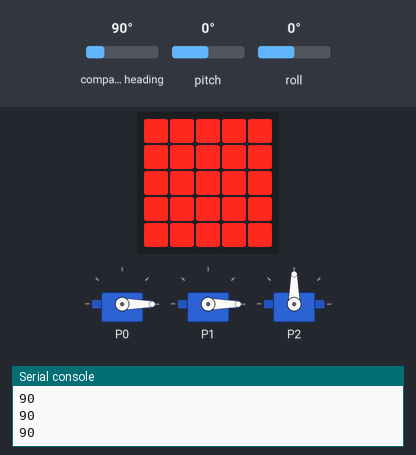
A program run on a simulated BBC micro:bit (MakeCode). Parts: the board's 5×5 LED display, 3 × servo, the last lines printed to the serial console. The inputs (shaded band) are chosen by the test bench; at power-on: compass heading 90°, pitch 0°, roll 0°. The compass is already calibrated.

Above: at 1.2 s.
1.3 s: compass heading set to 7°
At 2.5 s:
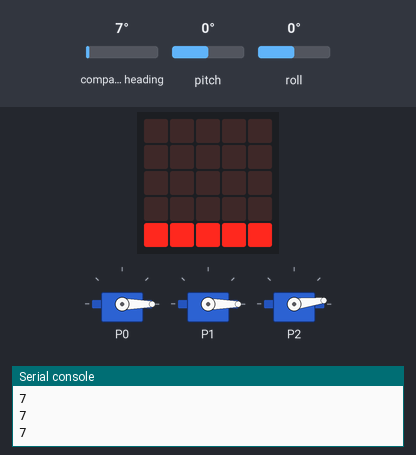
2.8 s: pitch set to -87°
4.3 s: pitch set to -96°
At 5.5 s:
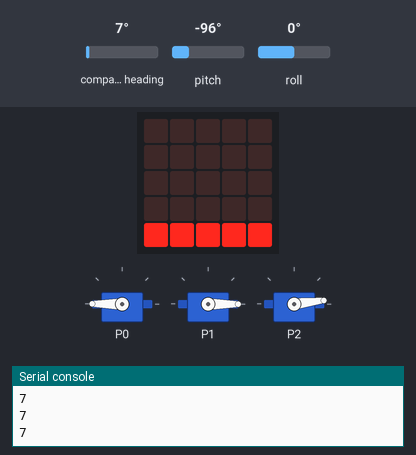
5.8 s: roll set to 90°
At 7.0 s:
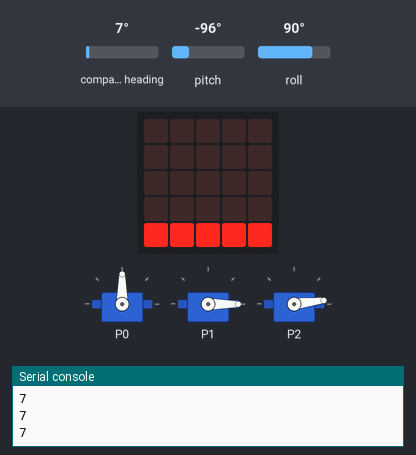
7.3 s: compass heading set to 180°
At 8.4 s:
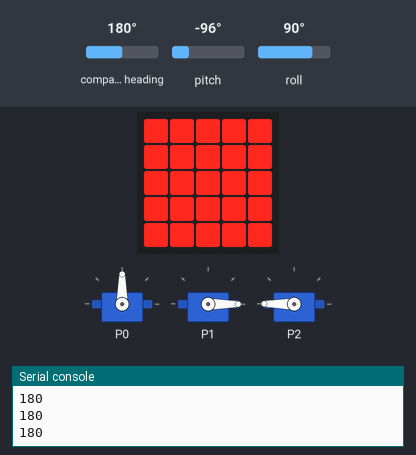
8.8 s: roll set to -172°
At 9.8 s:
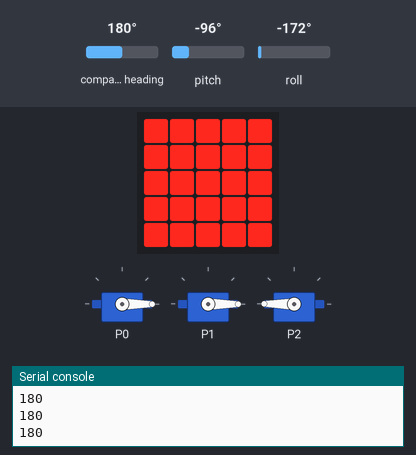
Timing chart, 0 to 11.3 s (numbered marks = the images above; inputs shaded):
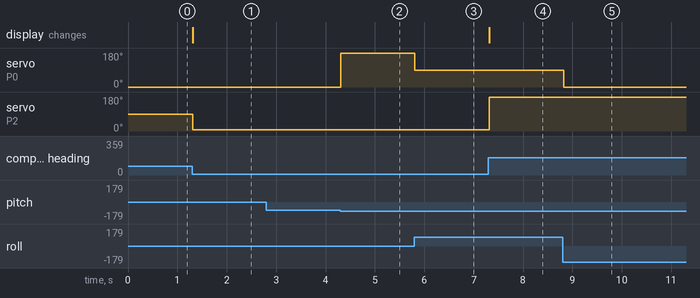

The program:

microbit2.py
```python
# Python code
#
comp_read = 0
Rotation_Pitch = 0
Compass = 0
Rotation_Roll = 0


def on_forever():
    global Compass
    global Rotation_Pitch
    global Rotation_Roll
    Compass = input.compass_heading()
    Rotation_Pitch = input.rotation(Rotation.Pitch)
    Rotation_Roll = input.rotation(Rotation.Roll)
    if Compass > 180:
        Compass = (180 - Compass)
    if Rotation_Pitch > 180:
        Rotation_Pitch = (180 - Rotation_Pitch)
    if Rotation_Roll > 180:
        Rotation_Roll = (180 - Rotation_Roll)
    led.plot_bar_graph(input.compass_heading(), 50)
    pins.servo_write_pin(AnalogPin.P0, Rotation_Roll)
    pins.servo_write_pin(AnalogPin.P1, Rotation_Pitch)
    pins.servo_write_pin(AnalogPin.P2, Compass)


basic.forever(on_forever)
```

Measured:
- the behaviour switches between -91 and -92° on pitch (found by bisection; images 1 and 2)
- after the input at 1.3 s, servo on P2: 90° → 7° at once; the display: changes at once (image 1)
- after the input at 4.3 s, servo on P0: 0° → 180° at once
- after the input at 5.8 s, servo on P0: 180° → 90° at once
- after the input at 7.3 s, servo on P2: 7° → 180° at once; the display: changes at once (image 4)
- after the input at 8.8 s, servo on P0: 90° → 0° at once
